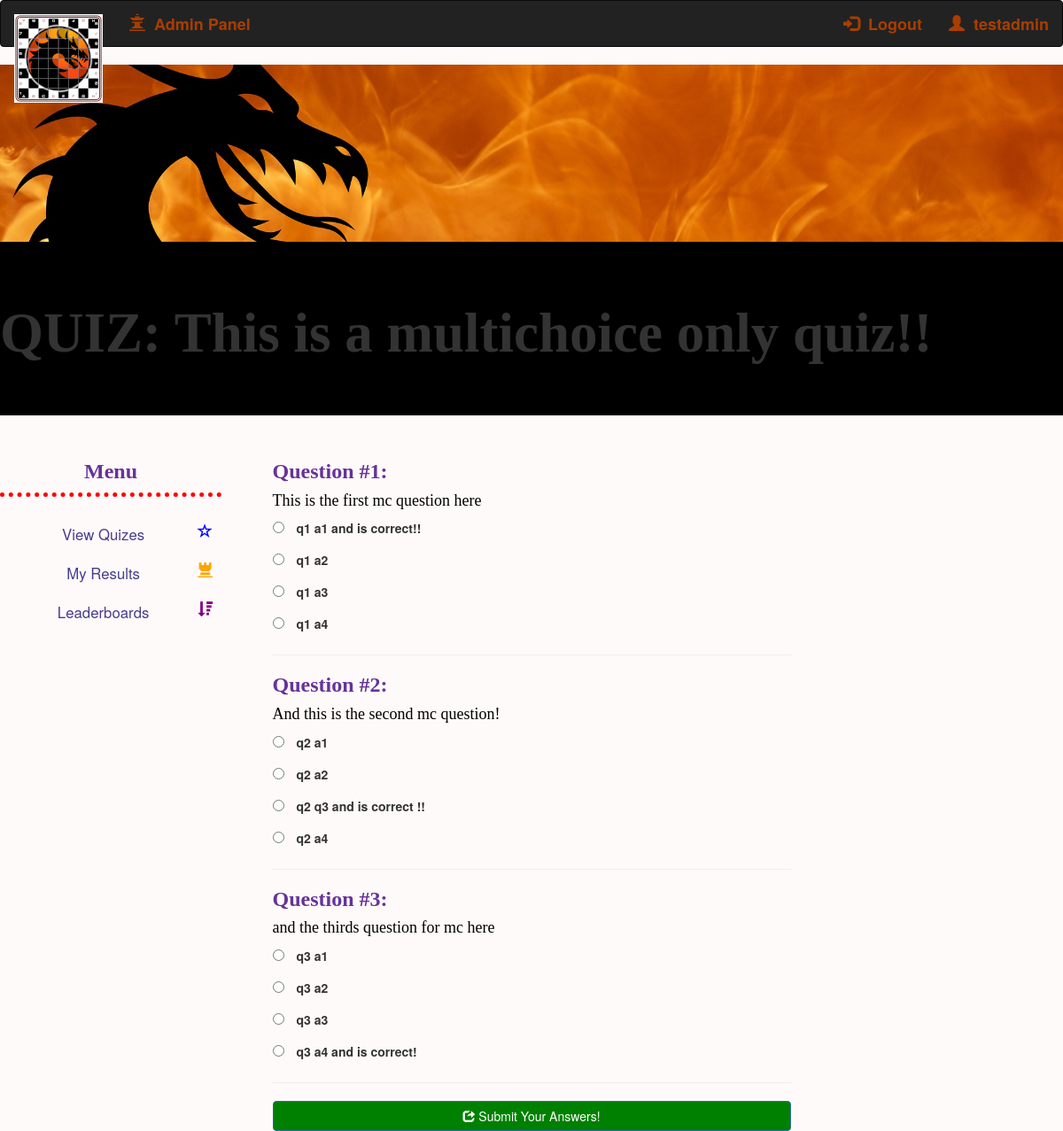
The page /take_quiz?quiz=1 (signed in) on the database its author committed.
### app/models.py (models this page shows, shortened)
class User(UserMixin, db.Model):
    id = db.Column(db.Integer, primary_key=True)
    username = db.Column(db.String(64), index=True, unique=True)
    first_name = db.Column(db.String(64))
    last_name = db.Column(db.String(64))
    email = db.Column(db.String(120), index=True, unique=True)
    about_me = db.Column(db.String(140))
    last_seen = db.Column(db.DateTime, default=datetime.utcnow)
    password_hash = db.Column(db.String(128))
    image_file = db.Column(db.String(128))
    is_admin = db.Column(db.Boolean, index=True)
    is_active = db.Column(db.Boolean, index=True)
    def get_id(self):
        return self.id

class Qset(db.Model):
    id = db.Column(db.Integer, primary_key=True)
    title = db.Column(db.String(128))
    is_active = db.Column(db.Boolean)

class Question(db.Model):
    id = db.Column(db.Integer, primary_key=True)
    qset_id = db.Column(db.Integer, db.ForeignKey('qset.id'))
    question = db.Column(db.String(256))
    is_multichoice = db.Column(db.Boolean)

class Multichoice(db.Model):
    id = db.Column(db.Integer, primary_key=True)
    question_id = db.Column(db.Integer, db.ForeignKey('question.id'))
    answer_selection = db.Column(db.String(128))
    is_correct = db.Column(db.Boolean)

### app/routes.py (the view, shortened to what this page needs)
@app.route('/take_quiz', methods=['GET', 'POST'])
@login_required
def take_quiz():
    user_id = current_user.get_id()
    qset_id = request.args.get('quiz')
    qset = Qset.query.filter_by(id=qset_id).first()
    questions = Question.query.filter_by(qset_id=int(qset_id)).all()
    multichoice = []
    for q in questions:
        if q.get_multichoice:
            multichoice.append(Multichoice.query.filter_by(question_id=q.id).all())
    form = TakeQuizForm()
    review_flag = False
    i = 0
    return render_template('render_quiz.html', title='Take this Quiz', quiz=qset, questions=questions, multichoice=multichoice, form=form)

### app/forms.py
class TakeQuizForm(FlaskForm):
    class Meta:
        csrf = False
    answer_for_q = FieldList(FormField(TakeQuizAnswerForm), min_entries=1, validators=None)
    submit = SubmitField('Submit Your Answers!')

class TakeQuizAnswerForm(FlaskForm):
    class Meta:
        csrf = False
    answer = StringField('Answer', validators=[DataRequired()])

### app/models.py (called while the page is built)
@login.user_loader
def load_user(id):
    return User.query.get(int(id))

### app/templates/render_quiz.html
{% extends "base.html" %}
{% block content %}
<div class="jumbotron">
    <h1>QUIZ: {{ quiz.title }}</h1>
</div>
{% set count_q = namespace(value=1) %}
{% set count = namespace(value=0) %}
<div class="row">
    <div class="col-sm-3">
        {% include 'side_menu.html' %}
    </div>
    <div class="col-sm-6">
        <form action="" method="post" novalidate>
            {% for q in questions %}
                <h3>Question #{{ count_q.value }}:</h3>
                <h4>{{ q.question }}</h3>
                {% if q.is_multichoice %}
                    {% set count_mc = namespace(value=0) %}
                    {% for q in multichoice[count.value] %}
                        <p><input type="radio" name="answer_for_q-{{ count.value }}-answer", value="{{ q.id }}">
                            <label style='margin-left: 10px;'>{{ q.answer_selection }}</label></p>
                        {% set count_mc.value = count_mc.value + 1 %}
                    {% endfor %}
                {% else %}
                    <textarea style="width: 85%;" name="answer_for_q-{{ count.value }}-answer"></textarea>
                {% endif %}
                <hr>
                {% set count.value = count.value + 1 %}
                {% set count_q.value = count_q.value + 1 %}
            {% endfor %}
            <button class="btn btn-primary btn-block" style="background-color: green;">
            <span class="glyphicon glyphicon-share"></span> Submit Your Answers!</button>
        </form>
    </div>
    <div class="col-sm-3">
    </div>
</div>
{% endblock %}

### app/templates/base.html (shortened to what this page needs)
<!DOCTYPE html>
<html>
    <head>
    <link rel="stylesheet" href="https://maxcdn.bootstrapcdn.com/bootstrap/3.4.1/css/bootstrap.min.css">
    <link href="//netdna.bootstrapcdn.com/bootstrap/3.4.1/css/bootstrap-glyphicons.css" rel="stylesheet">
    <link rel="stylesheet" href="static/css/main_style.css">
    </head>
    <body>
        <nav class="navbar navbar-inverse" style="font-size: large;">
            <div class="container-fluid">
              <div class="navbar-header">
                <a class="navbar-brand" href="{{ url_for('index') }}"><img id="logo_small" src="../static/img/logo_small.png"></a>
              </div>
              <ul class="nav navbar-nav our_nav">
                {% if current_user.is_admin %}
                    <li><a href="{{ url_for('admin') }}"><span class='glyphicon glyphicon-queen'></span>&nbsp; Admin Panel</a></li>
                {% endif %}
              </ul>
              {% if not current_user.is_anonymous %}
              <ul class='nav navbar-nav navbar-right'>
                <li><a href="{{ url_for('account') }}"><span class='glyphicon glyphicon-user'></span>&nbsp; {{ current_user.username }}</a></li>
              </ul>
              <ul class='nav navbar-nav navbar-right'>
                  <li><a href="{{ url_for('logout') }}"><span class='glyphicon glyphicon-log-in'></span>&nbsp; Logout</a></li>
              </ul>
              {% endif %}
            </div>
        </nav>
        <div id='myBanner'>
        </div>
        {% block content %}{% endblock %}
    </body>
</html>

### app/static/css/main_style.css (style rules this page uses)
body { background-color: snow; }
h1 { font-family: Georgia, 'Times New Roman', Times, serif; font-weight: bolder; color: black; }
h3 { font-family: Georgia, 'Times New Roman', Times, serif; font-weight: bolder; color: rebeccapurple; }
h4 { font-family: Georgia, 'Times New Roman', Times, serif; color: black; }
.nav a { color: #a93d00 !important; font-weight: bolder; }
#myBanner { background-image: url('/static/img/banner2.jpg'); background-size: cover; height: 200px; background-position: center; background-repeat: no-repeat; animation: animate_banner 10s infinite; }
.jumbotron { background-color: black; }
.col-sm-6 { border-radius: 10px; }

### rows shown on the page
User: username "testadmin"
Qset: title "This is a multichoice only quiz!!"
Question: value "1", question "This is the first mc question here"
Multichoice: answer_selection "q1 a1 and is correct!!"
Multichoice: answer_selection "q1 a2"
Multichoice: answer_selection "q1 a3"
Multichoice: answer_selection "q1 a4"
Question: value "2", question "And this is the second mc question!"
Multichoice: answer_selection "q2 a1"
Multichoice: answer_selection "q2 a2"
Multichoice: answer_selection "q2 q3 and is correct !!"
Multichoice: answer_selection "q2 a4"
Question: value "3", question "and the thirds question for mc here"
Multichoice: answer_selection "q3 a1"
Multichoice: answer_selection "q3 a2"
Multichoice: answer_selection "q3 a3"
Multichoice: answer_selection "q3 a4 and is correct!"
